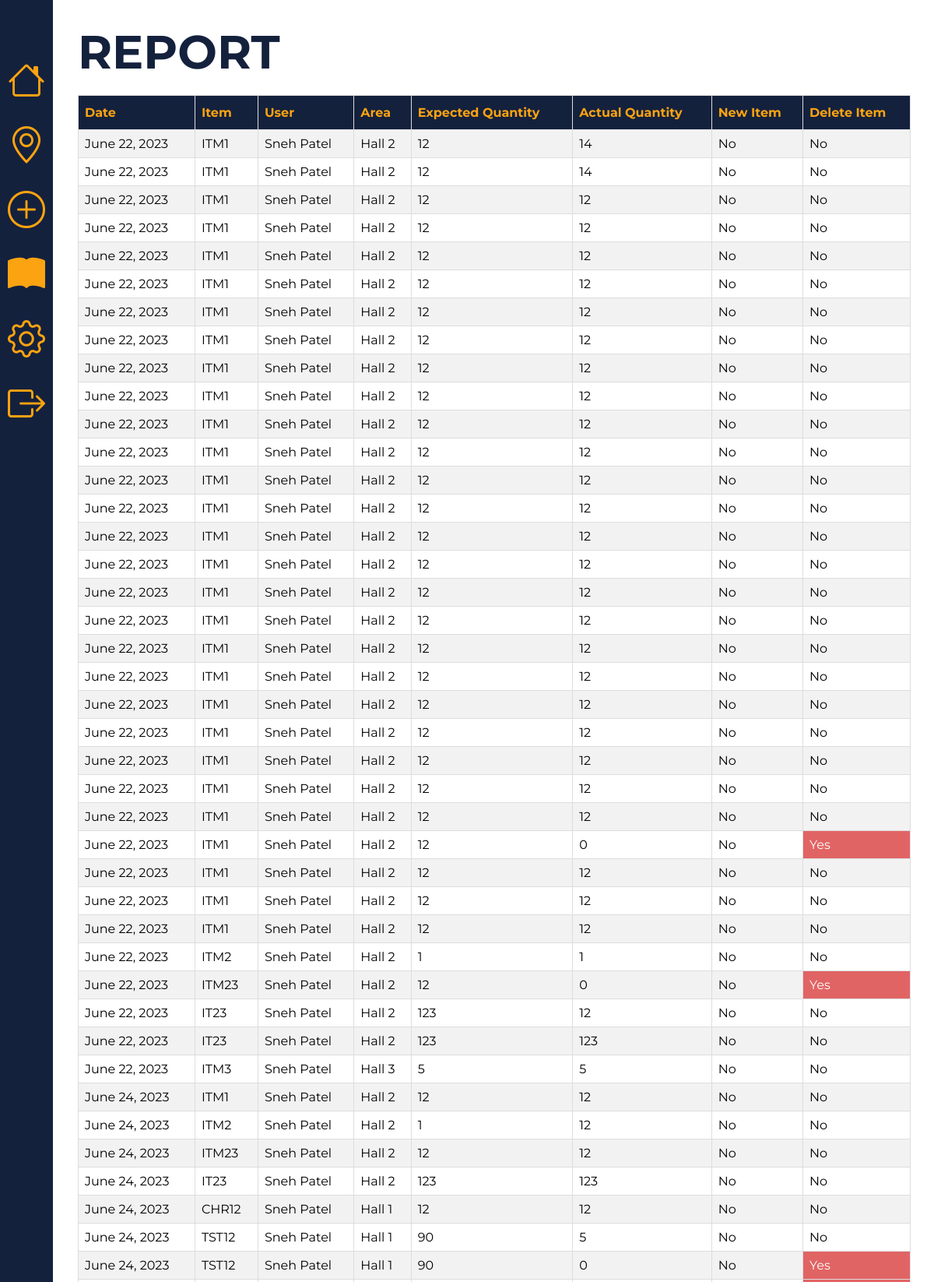
Screenshot of /reportlist/ (upper part) with the database file from the repository.
### inventory/models.py (models this page shows, shortened)
class Report(models.Model):
    uid = models.IntegerField(primary_key=True)
    date = models.DateField(auto_now_add=True)
    actual = models.IntegerField(blank=True)
    expected = models.IntegerField()
    item = models.ForeignKey(Item, on_delete=models.CASCADE)
    user = models.ForeignKey(User, on_delete=models.CASCADE)

class Item(models.Model):
    uid = models.IntegerField()
    description = models.CharField(max_length=200)
    details = models.CharField(max_length=1000)
    image = models.ImageField(upload_to='item_pics', blank=True, null=True, max_length=500)
    quantity = models.IntegerField()
    code = models.CharField(max_length=5)
    area = models.ForeignKey(Area, null=True, on_delete=models.SET_NULL)
    approved = models.BooleanField(default=False)
    slug = models.CharField(max_length=1000, null=True, blank=True)
    def __str__(self):
        return self.code

### authencation/models.py (models this page shows, shortened)
class User(AbstractBaseUser):
    email = models.EmailField(max_length=255, unique=True)
    full_name = models.CharField(max_length=255, blank=True, null=True)
    active = models.BooleanField(default=True)
    staff = models.BooleanField(default=False)
    admin = models.BooleanField(default=False)
    timestamp = models.DateTimeField(auto_now_add=True)
    area_incharge = models.ManyToManyField(Area(), blank=True)
    USERNAME_FIELD = 'email'
    REQUIRED_FIELDS = ['full_name']
    objects = UserManager()

class Area(models.Model):
    name = models.CharField(max_length=200)
    location = models.CharField(max_length=200)
    def __str__(self):
        return self.name
    class Meta:
        unique_together = ('name', 'location',)

### inventory/views.py (the view, shortened to what this page needs)
# urls.py: path("reportlist/", ReportListView.as_view(), name="report-list"),
class ReportListView(View):
    template_name = "inventory/reportlist.html"
    areas = Area.objects.all()
    extra_context = {"show": True, "page": 3, "areas": areas}
    def get(self, request):
        reports = Report.objects.all()
        self.extra_context = {"show": True, "page": 3, "areas": self.areas, "reports": reports}
        return render(request, self.template_name, self.extra_context)

### inventory/templates/inventory/reportlist.html (shortened to what this page needs)
{% extends "main/base.html" %}
{% load static %}
{% load crispy_forms_tags %}
{% block style %}
<link rel="stylesheet" href='{% static "css/reportlist.css" %}'/>
{% endblock %}
{% block content %}
    <div class="container">
        <div class="main">
            <h1>REPORT</h1>
            <br>
        <table id="report">
          <tr>
            <th>Date</th>
            <th>Item</th>
            <th>User</th>
            <th>Area</th>
            <th>Expected Quantity</th>
            <th>Actual Quantity</th>
            <th>New Item</th>
            <th>Delete Item</th>
          </tr>
            {% for r in reports %}
            <tr>
            <td>{{r.date }}</td>
            <td>{{r.item}}</td>
            <td>{{r.user.full_name}}</td>
            <td>{{r.item.area}}</td>
            <td>{{r.expected}}</td>
            <td>{{r.actual}}</td>
            {%if not r.item.approved %}
                <td style="background-color:#7EE063; color:white;">Yes</td>
             {% else %}
                <td>No</td>
            {%endif%}
            {% if not r.actual %}
                <td style="background-color:#e16464; color:white;">Yes</td>
            {% else %}
                <td>No</td>
            {% endif %}
            </tr>
            {%endfor%}
</table>
        </div>
    </div>
{% endblock %}

### static/css/base.css (style rules this page uses)
:root { --navy: #14213D; --buttoncolor: #FCA311; --textcolor: #000000; --whitespace: #ffffff; --secondary: #E5E5E5; }
* { font-family: 'Montserrat', sans-serif; margin: 0; }

### static/css/reportlist.css (style rules this page uses)
:root { --navy: #14213D; --buttoncolor: #FCA311; --textcolor: #000000; --whitespace: #ffffff; --secondary: #E5E5E5; }
* { font-family: 'Montserrat', sans-serif; margin: 0; }
h1 { font-size: 60px; color: var(--navy) }
.main { margin: 30px; margin-left: 100px; }
#report { font-family: Arial, Helvetica, sans-serif; border-collapse: collapse; width: 100%; }
#report td, #report th { border: 1px solid #ddd; padding: 8px; }
#report tr:nth-child(even) { background-color: #f2f2f2; }
#report th { padding-top: 12px; padding-bottom: 12px; text-align: left; background-color: var(--navy); color: var(--buttoncolor); }

### rows the page displays
Report: date "June 22, 2023", item "ITM1", user.full_name "Sneh Patel", item.area "Hall 2", expected "12", actual "14", shows "No"
Report: date "June 22, 2023", item "ITM1", user.full_name "Sneh Patel", item.area "Hall 2", expected "12", actual "14", shows "No"
Report: date "June 22, 2023", item "ITM1", user.full_name "Sneh Patel", item.area "Hall 2", expected "12", actual "12", shows "No"
Report: date "June 22, 2023", item "ITM1", user.full_name "Sneh Patel", item.area "Hall 2", expected "12", actual "12", shows "No"
Report: date "June 22, 2023", item "ITM1", user.full_name "Sneh Patel", item.area "Hall 2", expected "12", actual "12", shows "No"
Report: date "June 22, 2023", item "ITM1", user.full_name "Sneh Patel", item.area "Hall 2", expected "12", actual "12", shows "No"
Report: date "June 22, 2023", item "ITM1", user.full_name "Sneh Patel", item.area "Hall 2", expected "12", actual "12", shows "No"
Report: date "June 22, 2023", item "ITM1", user.full_name "Sneh Patel", item.area "Hall 2", expected "12", actual "12", shows "No"
Report: date "June 22, 2023", item "ITM1", user.full_name "Sneh Patel", item.area "Hall 2", expected "12", actual "12", shows "No"
Report: date "June 22, 2023", item "ITM1", user.full_name "Sneh Patel", item.area "Hall 2", expected "12", actual "12", shows "No"
Report: date "June 22, 2023", item "ITM1", user.full_name "Sneh Patel", item.area "Hall 2", expected "12", actual "12", shows "No"
Report: date "June 22, 2023", item "ITM1", user.full_name "Sneh Patel", item.area "Hall 2", expected "12", actual "12", shows "No"
Report: date "June 22, 2023", item "ITM1", user.full_name "Sneh Patel", item.area "Hall 2", expected "12", actual "12", shows "No"
Report: date "June 22, 2023", item "ITM1", user.full_name "Sneh Patel", item.area "Hall 2", expected "12", actual "12", shows "No"
Report: date "June 22, 2023", item "ITM1", user.full_name "Sneh Patel", item.area "Hall 2", expected "12", actual "12", shows "No"
Report: date "June 22, 2023", item "ITM1", user.full_name "Sneh Patel", item.area "Hall 2", expected "12", actual "12", shows "No"
Report: date "June 22, 2023", item "ITM1", user.full_name "Sneh Patel", item.area "Hall 2", expected "12", actual "12", shows "No"
Report: date "June 22, 2023", item "ITM1", user.full_name "Sneh Patel", item.area "Hall 2", expected "12", actual "12", shows "No"
Report: date "June 22, 2023", item "ITM1", user.full_name "Sneh Patel", item.area "Hall 2", expected "12", actual "12", shows "No"
Report: date "June 22, 2023", item "ITM1", user.full_name "Sneh Patel", item.area "Hall 2", expected "12", actual "12", shows "No"
Report: date "June 22, 2023", item "ITM1", user.full_name "Sneh Patel", item.area "Hall 2", expected "12", actual "12", shows "No"
Report: date "June 22, 2023", item "ITM1", user.full_name "Sneh Patel", item.area "Hall 2", expected "12", actual "12", shows "No"
Report: date "June 22, 2023", item "ITM1", user.full_name "Sneh Patel", item.area "Hall 2", expected "12", actual "12", shows "No"
Report: date "June 22, 2023", item "ITM1", user.full_name "Sneh Patel", item.area "Hall 2", expected "12", actual "12", shows "No"
Report: date "June 22, 2023", item "ITM1", user.full_name "Sneh Patel", item.area "Hall 2", expected "12", actual "12", shows "No"
Report: date "June 22, 2023", item "ITM1", user.full_name "Sneh Patel", item.area "Hall 2", expected "12", actual "0", shows "No", shows "Yes"
Report: date "June 22, 2023", item "ITM1", user.full_name "Sneh Patel", item.area "Hall 2", expected "12", actual "12", shows "No"
Report: date "June 22, 2023", item "ITM1", user.full_name "Sneh Patel", item.area "Hall 2", expected "12", actual "12", shows "No"
Report: date "June 22, 2023", item "ITM1", user.full_name "Sneh Patel", item.area "Hall 2", expected "12", actual "12", shows "No"
Report: date "June 22, 2023", item "ITM2", user.full_name "Sneh Patel", item.area "Hall 2", expected "1", actual "1", shows "No"
Report: date "June 22, 2023", item "ITM23", user.full_name "Sneh Patel", item.area "Hall 2", expected "12", actual "0", shows "No", shows "Yes"
Report: date "June 22, 2023", item "IT23", user.full_name "Sneh Patel", item.area "Hall 2", expected "123", actual "12", shows "No"
Report: date "June 22, 2023", item "IT23", user.full_name "Sneh Patel", item.area "Hall 2", expected "123", actual "123", shows "No"
Report: date "June 22, 2023", item "ITM3", user.full_name "Sneh Patel", item.area "Hall 3", expected "5", actual "5", shows "No"
Report: date "June 24, 2023", item "ITM1", user.full_name "Sneh Patel", item.area "Hall 2", expected "12", actual "12", shows "No"
Report: date "June 24, 2023", item "ITM2", user.full_name "Sneh Patel", item.area "Hall 2", expected "1", actual "12", shows "No"
Report: date "June 24, 2023", item "ITM23", user.full_name "Sneh Patel", item.area "Hall 2", expected "12", actual "12", shows "No"
Report: date "June 24, 2023", item "IT23", user.full_name "Sneh Patel", item.area "Hall 2", expected "123", actual "123", shows "No"
Report: date "June 24, 2023", item "CHR12", user.full_name "Sneh Patel", item.area "Hall 1", expected "12", actual "12", shows "No"
Report: date "June 24, 2023", item "TST12", user.full_name "Sneh Patel", item.area "Hall 1", expected "90", actual "5", shows "No"
Report: date "June 24, 2023", item "TST12", user.full_name "Sneh Patel", item.area "Hall 1", expected "90", actual "0", shows "No", shows "Yes"
